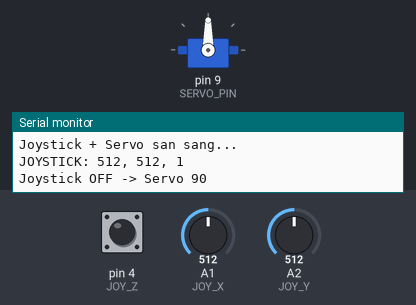
This sketch was run on a simulated Arduino Uno, built with avr-gcc and run on an emulated ATmega328P. Shown: servo, the last lines printed to the serial monitor. Inputs (shaded band) come from the test bench; at power-on: A1 (JOY_X) = 512, pin 4 (JOY_Z) HIGH, A2 (JOY_Y) = 512.

Above: at 0.1 s.
At 2.1 s:
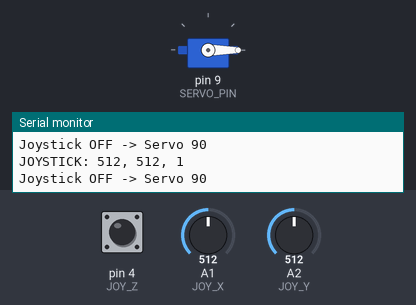
2.2 s: A1 (JOY_X) set to 560
At 3.0 s:
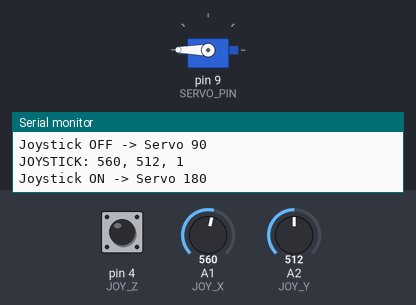
6.8 s: A1 (JOY_X) set to 540
11.4 s: A1 (JOY_X) set to 716
Timing chart, 0 to 21.8 s (numbered marks = the images above; inputs shaded):
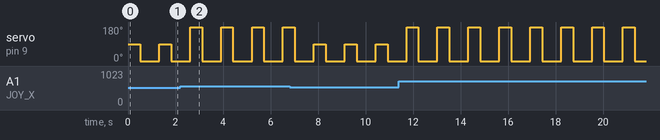

The sketch:

Servo_Joystick.ino
```cpp
#include <Servo.h>

// ===== JOYSTICK =====
#define JOY_X A1
#define JOY_Y A2
#define JOY_Z 4   // nut nhan

// ===== SERVO =====
#define SERVO_PIN 9
Servo myservo;

// Hàm kiểm tra joystick
bool joystick(int thresholdX = 550, int thresholdY = 550) {
  int x = analogRead(JOY_X);
  int y = analogRead(JOY_Y);
  int z = digitalRead(JOY_Z);

  Serial.print("JOYSTICK: ");
  Serial.print(x);
  Serial.print(", ");
  Serial.print(y);
  Serial.print(", ");
  Serial.println(z);

  if (x >= thresholdX || y >= thresholdY || z == LOW) {
    return true;
  } else {
    return false;
  }
}

void setup() {
  Serial.begin(9600);

  pinMode(JOY_Z, INPUT_PULLUP);
  myservo.attach(SERVO_PIN);
  myservo.write(0);

  Serial.println("Joystick + Servo san sang...");
}

void loop() {
  if (joystick()) {
    Serial.println("Joystick ON -> Servo 180");
    myservo.write(180);
    delay(500);
    myservo.write(0);
    delay(500);
  } else {
    Serial.println("Joystick OFF -> Servo 90");
    myservo.write(90);
    delay(500);
    myservo.write(0);
    delay(500);
  }

  delay(300);
}
```

Measured:
- by itself, servo on pin 9 (SERVO_PIN): alternates 180° for 0.50 s and 0° for 0.80 s
